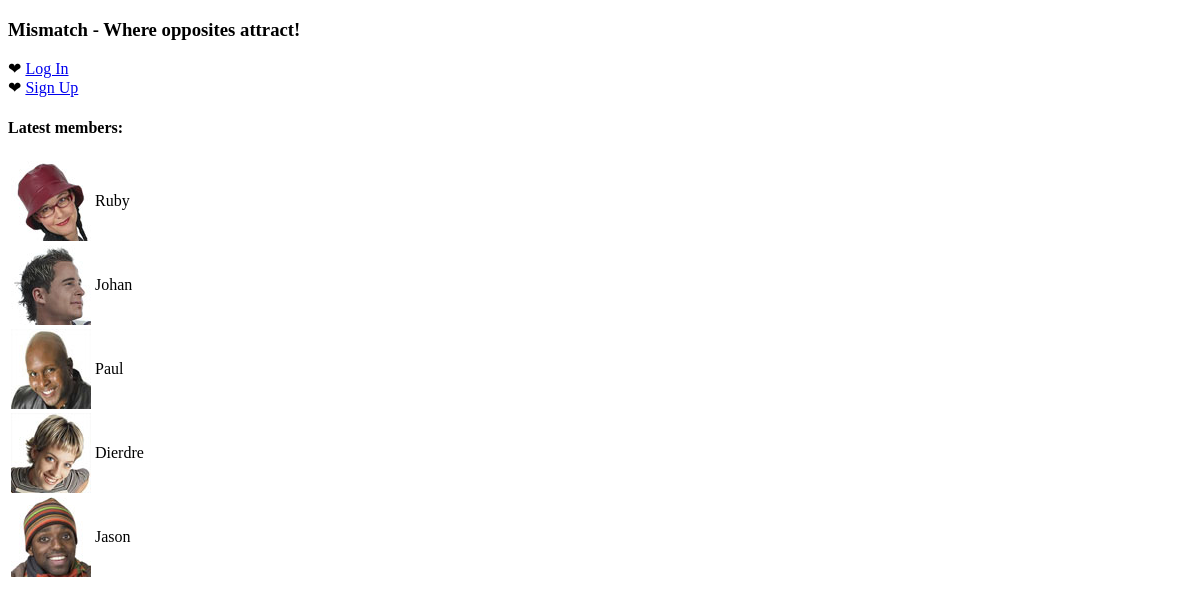
/ch07/final/mismatch/index.php, run on the app's committed database.
### tables this page shows
CREATE TABLE `mismatch_user` (
  `user_id` INT AUTO_INCREMENT,
  `username` VARCHAR(32),
  `password` VARCHAR(40),
  `join_date` DATETIME,
  `first_name` VARCHAR(32),
  `last_name` VARCHAR(32),
  `gender` VARCHAR(1),
  `birthdate` DATE,
  `city` VARCHAR(32),
  `state` VARCHAR(2),
  `picture` VARCHAR(32),
  PRIMARY KEY (`user_id`)
);

### public/ch07/final/mismatch/index.php (the view, shortened to what this page needs)
<!DOCTYPE html PUBLIC "-//W3C//DTD XHTML 1.0 Transitional//EN"
  "http://www.w3.org/TR/xhtml1/DTD/xhtml1-transitional.dtd">
<html xmlns="http://www.w3.org/1999/xhtml" xml:lang="en" lang="en">
<head>
  <link rel="stylesheet" type="text/css" href="style.css" />
</head>
<body>
  <h3>Mismatch - Where opposites attract!</h3>
<?php
  if (isset($_SESSION['username'])) {
    echo '&#10084; <a href="viewprofile.php">View Profile</a><br />';
    echo '&#10084; <a href="editprofile.php">Edit Profile</a><br />';
    echo '&#10084; <a href="logout.php">Log Out (' . $_SESSION['username'] . ')</a>';
  }
  else {
    echo '&#10084; <a href="login.php">Log In</a><br />';
    echo '&#10084; <a href="signup.php">Sign Up</a>';
  }
  $dbc = mysqli_connect(DB_HOST, DB_USER, DB_PASSWORD, DB_NAME);
  $query = "SELECT user_id, first_name, picture FROM mismatch_user WHERE first_name IS NOT NULL ORDER BY join_date DESC LIMIT 5";
  $data = mysqli_query($dbc, $query);
  echo '<h4>Latest members:</h4>';
  echo '<table>';
  while ($row = mysqli_fetch_array($data)) {
    if (is_file(MM_UPLOADPATH . $row['picture']) && filesize(MM_UPLOADPATH . $row['picture']) > 0) {
      echo '<tr><td><img src="' . MM_UPLOADPATH . $row['picture'] . '" alt="' . $row['first_name'] . '" /></td>';
    }
    else {
      echo '<tr><td><img src="' . MM_UPLOADPATH . 'nopic.jpg' . '" alt="' . $row['first_name'] . '" /></td>';
    }
    if (isset($_SESSION['user_id'])) {
      echo '<td><a href="viewprofile.php?user_id=' . $row['user_id'] . '">' . $row['first_name'] . '</a></td></tr>';
    }
    else {
      echo '<td>' . $row['first_name'] . '</td></tr>';
    }
  }
  echo '</table>';
?>
</body>
</html>

### data on the page
mismatch_user: picture (picture), first_name "Ruby"
mismatch_user: picture (picture), first_name "Johan"
mismatch_user: picture (picture), first_name "Paul"
mismatch_user: picture (picture), first_name "Dierdre"
mismatch_user: picture (picture), first_name "Jason"
